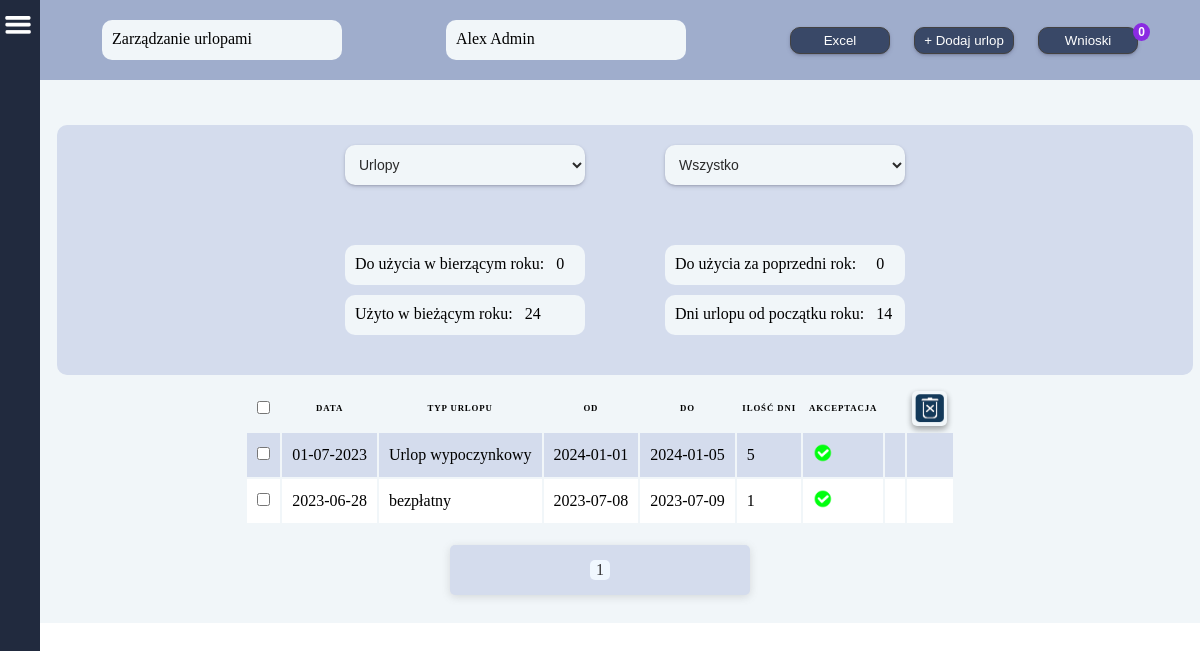
Page /vacations/1/ (signed in) on the earlier database version.
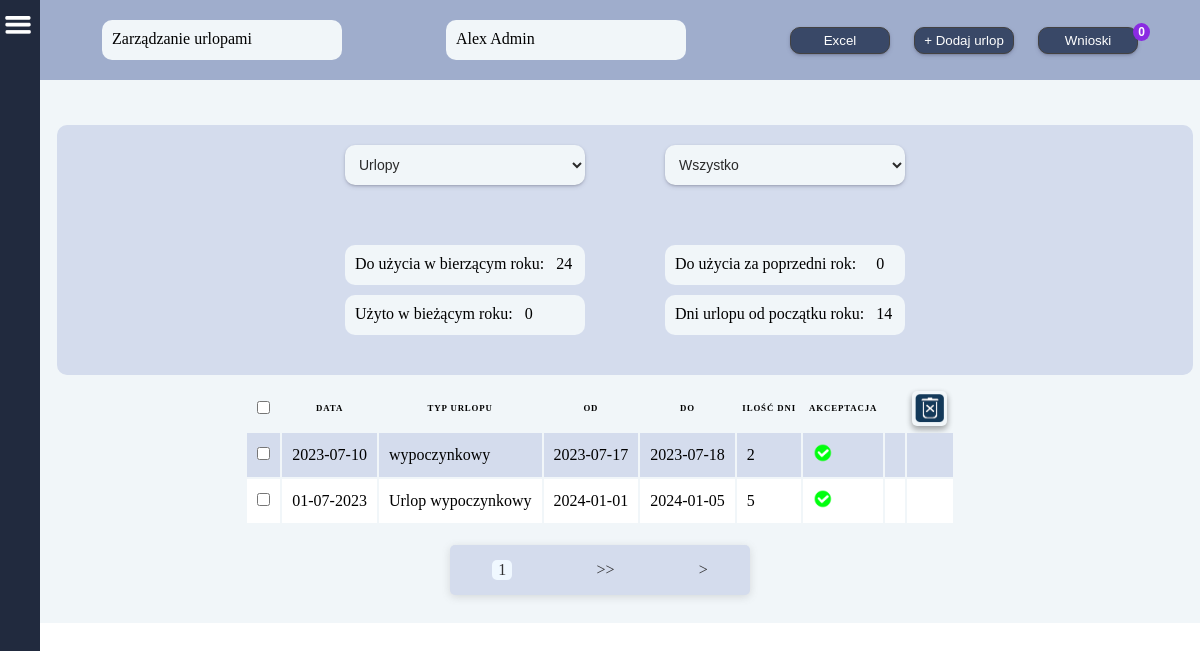
Same page on the later database version.
### main/models.py (models this page shows, shortened)
class VacationRequest(models.Model):
    v_request = models.ForeignKey(
        Vacations,
        on_delete=models.CASCADE,
    )

class Vacations(models.Model):
    user = models.ForeignKey(
        CustomUser,
        related_name='user',
        on_delete=models.SET_NULL,
        null=True,
        )
    username = models.CharField(
        null=True,
        max_length=50,
        verbose_name='Imię użytkownika',
    )
    year = models.CharField(
        default='0000',
        max_length=4,
        verbose_name='Rok',
    )
    date = models.CharField(
        default='00-00-0000',
        max_length=10,
        verbose_name='Data',
    )
    v_from = models.CharField(
        default='00-00-0000',
        max_length=10,
        verbose_name='Od',
    )
    v_to = models.CharField(
        default='00-00-0000',
        max_length=10,
        verbose_name='Do',
    )
    type = models.CharField(
        null=True,
        max_length=50,
        verbose_name='Typ urlopu',
    )
    actually_days_to_use = models.IntegerField(
        default=0,
        verbose_name='Faktyczny urlop według przepracowanych dni',
    )
    days_used_in_current_year = models.IntegerField(
        default=0,
        verbose_name='Użyto w bieżącym roku',
    )
    days_to_use_in_last_year = models.IntegerField(
        default=0,
        verbose_name='Do użycia w poprzednim roku',
    )
    days_used_in_last_year = models.IntegerField(
        default=0,
        verbose_name='Użyto w poprzednim roku',
    )
    days_planned = models.IntegerField(
        null=True,
        verbose_name='Zaplanowany urlop',
    )
    consideration = models.BooleanField(
        default=False,
        verbose_name='Rozpatrywanie',
    )
    accepted = models.BooleanField(
        default=False,
        verbose_name='Akceptacja',
    )

### users/models.py (models this page shows, shortened)
class CustomUser(AbstractBaseUser, PermissionsMixin):
    acceptation = models.BooleanField(
        _('Zatwierdź'),
        default=False,
    )
    username = models.CharField(
        _('Użytkownik'),
        null=True,
        max_length= 255,
        )
    email = models.EmailField(_("email"), unique=True)
    fp_token = models.CharField(
        null=True,
        max_length=192,
        unique=True,
    )
    birthday = models.CharField(
        _('Data urodzenia'),
        null=True,
        max_length= 55,
        )
    birthplace = models.CharField(
        _('Miejsce urodzenia'),
        null=True,
        max_length= 255,
        )
    workplace = models.CharField(
        _('Miejsce pracy'),
        null=True,
        max_length= 255,
        )
    religion = models.CharField(
        _('Religia'),
        null=True,
        max_length= 255,
        )
    insurance_number = models.CharField(
        _('Numer ubezpieczenia'),
        null=True,
        max_length= 255,
        )
    tax_number = models.CharField(
        _('Numer podatkowy'),
        null=True,
        max_length= 255,
        )
    adress_pl = models.CharField(
        _('Adres w Polsce'),
        null=True,
        max_length= 255,
        )
    adress_de = models.CharField(
        _('Adres w Niemczech'),
        null=True,
        max_length= 255,
        )
    profession = models.CharField(
        _('Zawód'),
        null=True,
        max_length= 255,
        )
    position = models.CharField(
        _('Stanowisko (pracuje w)'),
        null=True,
        max_length= 255,
        )
    internal_tax_number = models.CharField(
        _('Wewnętrzny numer podatkowy'),
        null=True,
        max_length= 255,
        )
    nfz_name = models.CharField(
        _('NFZ - nazwa'),
        null=True,
        max_length= 255,
        )
    nfz_adress = models.CharField(
        _('NFZ - adres'),
        null=True,
        max_length= 255,
        )
    phone_number = models.CharField(
        _('Telefon'),
        null=True,
        max_length= 255,
        )
    bank = models.CharField(
        _('Nazwa banku'),
        null=True,
        max_length= 255,
        )
    bic_swift = models.CharField(
        _('BIC/SWIFT'),
        null=True,
        max_length= 255,
        )
    bank_account = models.CharField(
        _('Konto i właściciel'),
        null=True,
        max_length= 255,
        )
    health_insurance_de = models.CharField(
        _('Ubezpieczenie w Niemczech'),
        null=True,
        max_length= 255,
        )
    health_insurance_de_number = models.CharField(
        _('KK VersNr'),
        null=True,
        max_length= 255,
        )
    shoe_size = models.CharField(
        _('Rozmiar buta'),
        null=True,
        max_length= 255,
        )
    growth = models.CharField(
        _('Wzrost'),
        null=True,
        max_length= 255,
        )
    work_clothes = models.CharField(
        _('Ubranie robocze'),
        null=True,
        max_length= 255,
        )
    rights = models.CharField(
        _('Uprawnienia'),
        null=True,
        max_length= 255,
        )
    payment = models.FloatField(
        _('Stawka za godzinę'),
        default=0
    )
    vacations_days_quantity = models.IntegerField(
        _('Ilość przysługujących dni urlopu'),
        default=0,
    )
    vacations_days_quantity_de = models.IntegerField(
        _('Ilość przysługujących dni urlopu'),
        default=0,
    )
    vacacions_on_demand = models.IntegerField(
        _('Ilość dni urlopu na żądanie'),
        default=4,
    )
    cares_vacations = models.IntegerField(
        _('Ilość dni urlopu opiekuńczego'),
        default=5,
    )
    force_majeure_vacations = models.IntegerField(
        _('Ilość godzin urlopu z powodu siły wyższej'),
        default=16,
    )
    compassionate_vacations = models.IntegerField(
        _('Ilość dni urlopu okolicznościowego'),
        default=2,
    )
    last_year_vacations_days_quantity = models.IntegerField(
        _('Ilość przysługujących dni urlopu za zeszły rok'),
        default=0,
    )
    last_year_vacations_days_quantity_de = models.IntegerField(
        _('Ilość przysługujących dni urlopu za zeszły rok'),
        default=0,
    )
    days_to_use_in_current_year = models.IntegerField(
        _('Do użycia w bieżącym roku'),
        default=0,
    )
    days_to_use_in_current_year_de = models.IntegerField(
        _('Do użycia w bieżącym roku'),
        default=0,
    )
    is_staff = models.BooleanField(default=False)
    is_active = models.BooleanField(default=True)
    date_joined = models.DateTimeField(
        _('Data rejestracji'),
        default=timezone.now,
        )
    USERNAME_FIELD = "email"
    EMAIL_FIELD = "email"
    REQUIRED_FIELDS = []
    objects = CustomUserManager()

### main/views.py (the view, shortened to what this page needs)
# urls.py: path('vacations/<pk>/', vacations, name='vacations'), #1776
def vacations(request, pk):
    user = get_object_or_404(CustomUser, id=pk)
    users = Vacations.objects.all().values('username')
    username_list = [user['username'] for user in users]
    vacations = Vacations.objects.filter(user__id=user.id).order_by('-id')
    years_list = [vacation.v_from[:4] for vacation in vacations]
    paginator = Paginator(vacations, 2)
    page_number = request.GET.get('page')
    page_obj = paginator.get_page(page_number)
    request.session['users'] = username_list
    all_years = Vacations.objects.all()
    all_years_list = [year.v_from[:4] for year in all_years]
    request.session['years'] = sorted(list(set(all_years_list)))
    today = date.today()
    start_of_year = date(today.year, 1, 1)
    days_since_start = (today - start_of_year).days
    current_month = datetime.now().month
    try:
        days_to_use = user.vacations_days_quantity_de / 12 * current_month
        vacations.actually_days_to_use = round(days_to_use)
    except:
        error = 'Twoje dane nie zostały uzupełnione, zwróć się do Administartora.'
        return render(request, 'error.html', {'error': error})
    today = date.today()
    first_day_of_the_year = date(today.year, 1, 1)
    if today == first_day_of_the_year:
        user.last_year_vacations_days_quantity_de = user.days_to_use_in_current_year_de
        user.days_to_use_in_current_year_de = user.vacations_days_quantity_de
        user.save()
    context = {
        'vacations': vacations,
        'user': user,
        'users': username_list,
        'actually_days_to_use': vacations.actually_days_to_use,
        'years_list': set(years_list),
        'days_used_in_current_year': user.vacations_days_quantity_de - user.days_to_use_in_current_year_de,
        'last_year_vacations_used_days_quantity': user.vacations_days_quantity_de - user.last_year_vacations_days_quantity_de,
        'page_obj': page_obj,
    }
    return render(request, 'vacations.html', context)

### main/templatetags/vacation_requests.py (called while the page is built)
@register.simple_tag
def request_quantity():
    reqs = VacationRequest.objects.all().order_by('-v_request__id')
    count = 0
    for r in reqs:
        if r.v_request.consideration is True:
            count += 1
    return count

### main/templates/vacations.html (shortened to what the changed rows need)
{% extends 'base.html' %}
{% load static %}
{% load vacation_requests %}
    {% block content %}
    <div class="page-container">
            <div class="vacations_filter_cont" id="vacations_filter_cont">
                <p>Zarządzanie urlopami</p>
                <p>{{ user.username }}</p>
                <div>
                    <button class="btn download"><a href="{% url 'vacationsExcelPage' %}">Excel</a></button>
                    <button class="btn"><a class="btn-title" href="{% url 'addVacation' %}">+ Dodaj urlop</a></button>
                    {% if request.user.is_superuser %}
                        <button class="btn download tags_cont_mini"><a href="{% url 'allVacationRequests' %}">
                            Wnioski <span class="header_quantity">{% request_quantity %}</span>
                        </a></button>
                    {% endif %}
                </div>
            </div>
            <div class="vacations_grafic_container">
                <div class="vacations_mini_cont">
                    <div>
                        <p>Do użycia w bierzącym roku: &nbsp; {{ user.days_to_use_in_current_year_de }}</p>
                        <p>Użyto w bieżącym roku: &nbsp; {{ days_used_in_current_year }}</p>
                    </div>
                    <div>
                        <p>Do użycia za poprzedni rok: &nbsp; &nbsp; {{ request.user.last_year_vacations_days_quantity_de }}</p>
                        <p>Dni urlopu od początku roku: &nbsp; {{ actually_days_to_use }}</p>
                    </div>
                </div>
            </div>
        <div class="container">
            <table id="table">
                <form method="POST">
                <thead>
                    <tr>
                        <th>
                            <input type="checkbox" onclick="checkAll()">
                        </th>
                        <th>Data</th>
                        <th>Typ urlopu</th>
                        <th>Od</th>
                        <th>Do</th>
                        <th>Ilość dni</th>
                        <th>Akceptacja</th>
                        <th></th>
                        <th>
                            {% if request.user.is_superuser %}
                                <div class="label_img">
                                    <input type="image" src="{% static 'images/delete.png' %}" width="30" height="30">
                                </div>
                            {% endif %}
                        </th>
                    </tr>
                </thead>
                {% for v in page_obj %}
                    <tr>
                        <td>
                            <input id="check" type="checkbox" name="marked" value="{{ v.id }}" >
                        </td>
                        <td data-label="Data">{{ v.date }}</td>
                        <td data-label="Typ urlopu">{{ v.type }}</td>
                        <td data-label="Od">{{ v.v_from }}</td>
                        <td data-label="Do">{{ v.v_to }}</td>
                        <td data-label="Ilość dni">{{ v.days_planned }}</td>
                        {% if  v.accepted is True %}
                            <td data-label="Akceptacja">
                                <img src="{% static 'images/accept.png' %}" width="20" height="20">
                            </td>
                            <td></td>
                            <td></td>
                        {% elif v.accepted is False %}
                            <td data-label="Akceptacja">
                                <img src="{% static 'images/close.png' %}" width="20" height="20">
                            </td>
                            <td></td>
                            <td></td>
                        {% endif %}
                    </tr>
                {% endfor %}
            </form>
            </table>
            <div class="pagination">
                <span class="step-links">
                    <span class="current-page"><p>{{ page_obj.number }}</p></span>
                  {% if page_obj.has_next %}
                  <a class="page" href="?page={{ page_obj.next_page_number }}">>></a>
                  <a class="page" href="?page={{ page_obj.paginator.num_pages }}">></a>
                  {% endif %}
                </span>
            </div>
        </div>
    </div>
    {% endblock %}

Differences in the rows shown:
no longer on this page (row edited): Vacations: date "2023-06-28", type "bezpłatny", v_from "2023-07-08", v_to "2023-07-09", days_planned "1", accepted True (drawn)
changed CustomUser "Alex Admin": days_to_use_in_current_year_de "0" → "24"
added Vacations: date "2023-07-10", type "wypoczynkowy", v_from "2023-07-17", v_to "2023-07-18", days_planned "2", accepted True (drawn)
Other differences:
{{ days_used_in_current_year }}: "24" → "0"
